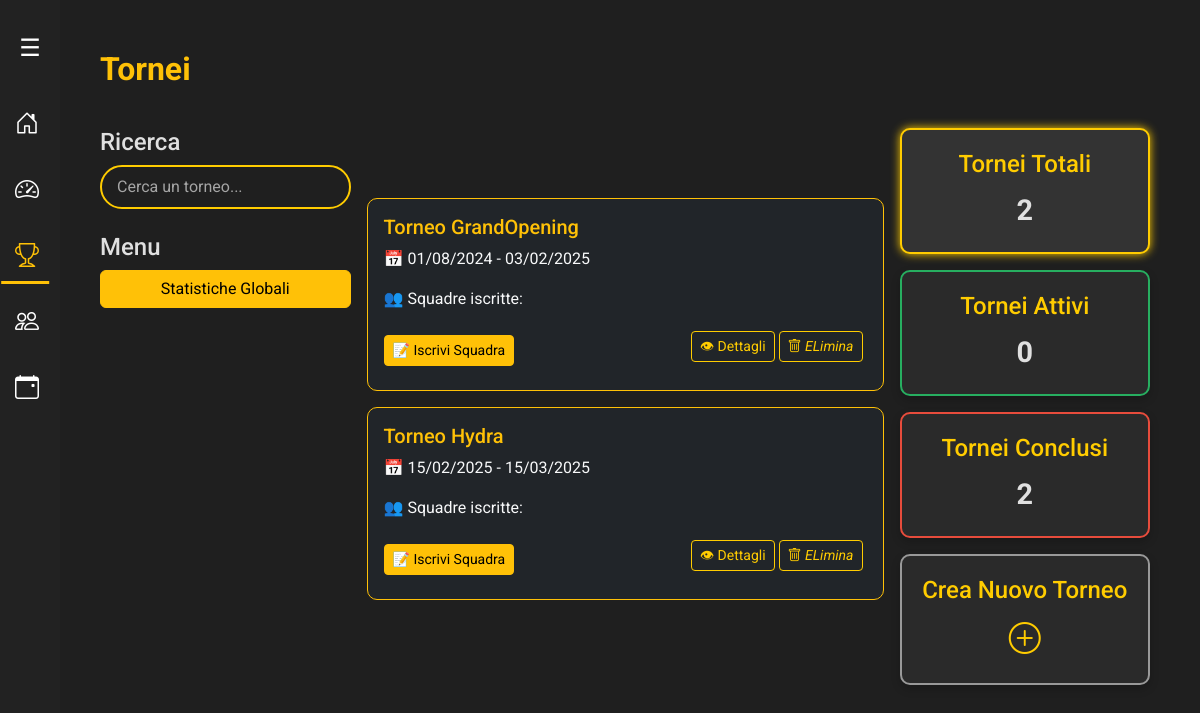
The page /tornei/ on the database as committed earlier.
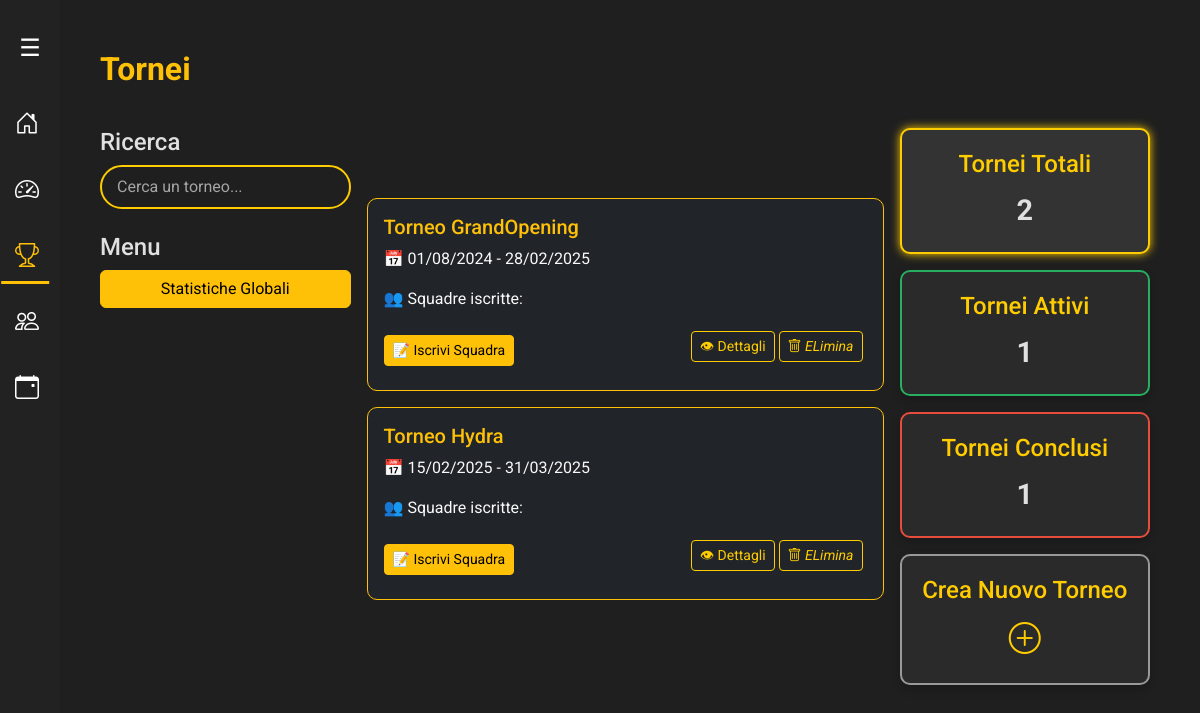
The same page on the database as committed later.
### backend/models/torneo.py (models this page shows, shortened)
class Torneo(models.Model):
    FORMATI_TORNEO = [
        ('DRAFT', 'Draft'),
        ('ARAM', 'ARAM'),
    ]
    id = models.AutoField(primary_key=True)  # ID auto-incrementale
    nome = models.CharField(max_length=100)  # Nome del torneo
    data_inizio = models.DateField()  # Data di inizio
    data_fine = models.DateField()  # Data di fine
    fascia_oraria = models.CharField(max_length=50)  # Fascia oraria es. "18:00 - 22:00"
    formato = models.CharField(max_length=10, choices=FORMATI_TORNEO, default='DRAFT')  # ENUM: 'DRAFT', 'ARAM'
    is_active = models.BooleanField(default=True)  # Stato del torneo (attivo/archiviato)

### api/views/views_tornei.py (the view)
# urls.py: path('tornei/', tornei_page, name='tornei_page'),
def tornei_page(request):
    oggi = date.today()
    tornei_totali = Torneo.objects.filter(is_active=True)
    tornei_attivi = Torneo.objects.filter(data_inizio__lte=oggi, data_fine__gte=oggi, is_active=True)
    tornei_conclusi = Torneo.objects.filter(data_fine__lt=oggi, is_active=True)
    tornei_totali_counter = tornei_totali.count()
    tornei_attivi_counter = tornei_attivi.count()
    tornei_conclusi_counter = tornei_conclusi.count()
    tornei = Torneo.objects.filter(is_active=True)
    return render(request, 'modules/tornei/tornei.html', {
        'tornei': tornei,
        'tornei_totali': tornei_totali,
        'tornei_attivi': tornei_attivi,
        'tornei_conclusi': tornei_conclusi,
        'tornei_totali_counter': tornei_totali_counter,
        'tornei_attivi_counter': tornei_attivi_counter,
        'tornei_conclusi_counter': tornei_conclusi_counter,
        'active_page': 'tornei'
    })

### frontend/templates/modules/tornei/tornei.html (shortened to what this page needs)
{% extends "modules/base/base.html" %}
{% load static %}
{% block extra_css %}
<link rel="stylesheet" href="{% static 'tornei/tornei.css' %}">
{% endblock %}
{% block content %}
<h2 class="text-warning mb-0">Tornei</h2>
<div class="row g-3 mt-4">
    <div class="col-md-3">
        <div class="filters-box">
            <h4>Ricerca</h4>
            <div class="d-flex align-items-center justify-content-between mb-4">
                <input type="text" id="searchTorneo" class="form-control" placeholder="Cerca un torneo...">
            </div>
            <h4>Menu</h4>
            <button class="btn btn-warning w-100" onclick="applyFilter('tutti')">Statistiche Globali</button>
        </div>
    </div>
    <div class="col-md-6">
        <div id="torneiList">
            {% for torneo in tornei_totali %}
            <div class="torneo-card totali card bg-dark text-light border-warning p-3 mb-3" data-status="tutti">
                <h5 class="text-warning mb-2">{{ torneo.nome }}</h5>
                <p class="mb-3">📅 {{ torneo.data_inizio|date:"d/m/Y" }} - {{ torneo.data_fine|date:"d/m/Y" }}</p>
                <p class="mb-3">👥 Squadre iscritte: {{ torneo.num_squadre }}</p>
                <div class="d-flex justify-content-between align-items-center">
                    <button class="btn btn-warning btn-sm px-2 py-1" onclick="apriIscrizione({{ torneo.id }})">
                        📝 Iscrivi Squadra
                    </button>
                    <div class="d-flex gap-1 p-1 mb-2">
                        <a href="/torneo/{{ torneo.id }}" class="btn btn-outline-warning btn-sm px-2 py-1">👁 Dettagli</a>
                        <a href="#" class="btn btn-outline-warning btn-sm px-2 py-1" onclick="apriModaleEliminazione({{ torneo.id }})"><i class="bi bi-trash"> ELimina</i></a>
                    </div>
                </div>
            </div>
            {% endfor %}
        </div>
    </div>
    <div class="col-md-3">
        <div class="info-box-wrapper">
            <div class="info-box total selected" id="boxTutti" onclick="applyFilter('tutti', event)">
                <h4>Tornei Totali</h4>
                <span id="torneiTotali">{{ tornei_totali_counter }}</span>
            </div>
            <div class="info-box active mt-3" id="boxAttivi" onclick="applyFilter('attivi', event)">
                <h4>Tornei Attivi</h4>
                <span id="torneiAttivi">{{ tornei_attivi_counter }}</span>
            </div>
            <div class="info-box concluded mt-3" id="boxConclusi" onclick="applyFilter('conclusi', event)">
                <h4>Tornei Conclusi</h4>
                <span id="torneiConclusi">{{ tornei_conclusi_counter }}</span>
            </div>
            <div div class="info-box create-new mt-3" id="boxNuovoTorneo" onclick="openCreateTournamentModal()">
                <h4>Crea Nuovo Torneo</h4>
                <span id="creaNuovo"><i class="bi bi-plus-circle"></i></span>
            </div>
        </div>
    </div>
</div>
{% endblock %}

Rows that differ between the two databases and show on the page:
changed Torneo "Torneo GrandOpening": data_fine "03/02/2025" → "28/02/2025"
changed Torneo "Torneo Hydra": data_fine "15/03/2025" → "31/03/2025"
Other text that changed with them:
{{ tornei_attivi_counter }}: "0" → "1"
{{ tornei_conclusi_counter }}: "2" → "1"
